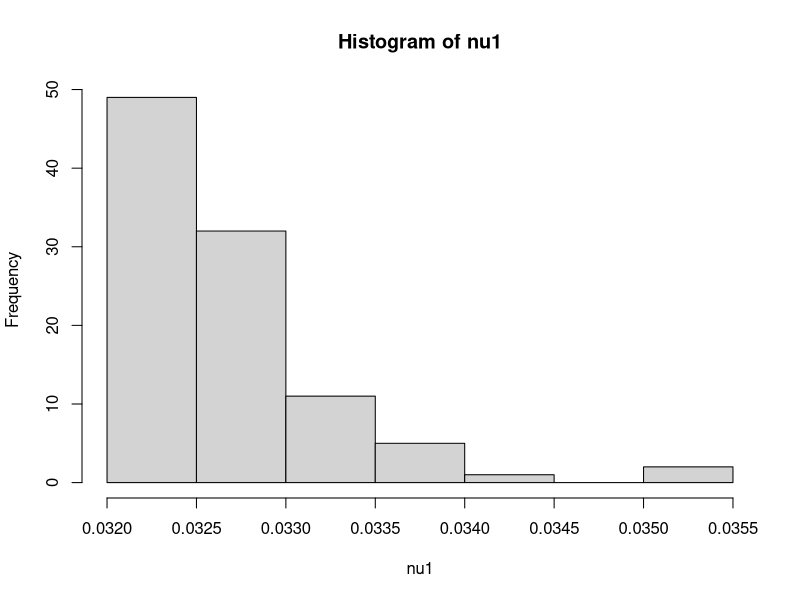
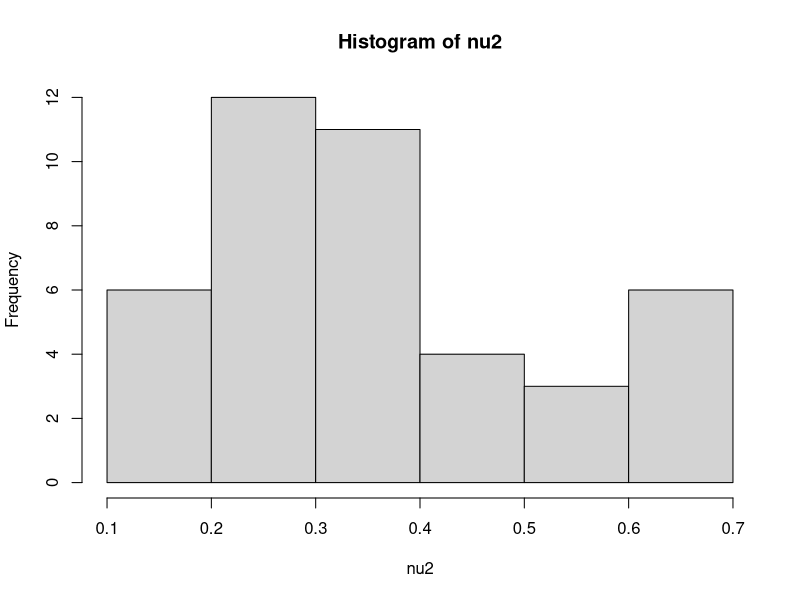
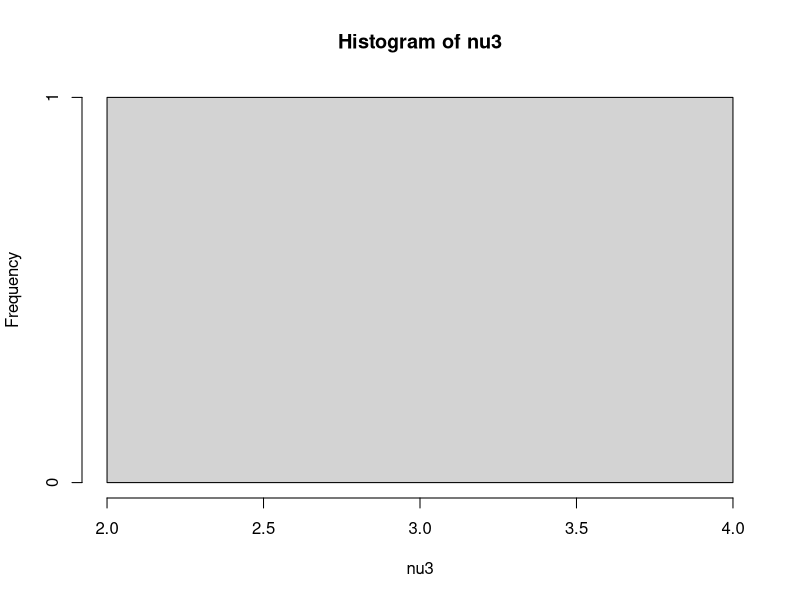

These charts were generated, in order, by the following R code:
#######################
###### PROBLEM 2 ######

# STATUS: Need to test each g(x), but main procedure is clear
# ************************************************************
# Need to review how h(x), f(x), and g(x) go together

# If estimating mu = Int(h(x) * f(x) dx), we use
# mu = Int(h(x) * (f(x)/g(x)) * g(x) dx), where
# g is a PDF such that g(x) > 0 whenever f(x) > 0

# In general
# f(x) <-
# h(x) <- indicator function

# Either sample conditionally in the given int. range 
# OR change all samples out of the given int. range to be 0


# So we sample from g(x) and place the resulting samples in
# the expression h(x)*f(x)/g(x)

# For nu <- 0.1

# g(x) <- N(1.5, 0.1^2)

IS2 <- function(n, nu)
{
    g.x = rnorm(n, 1.5, nu^2)
    for(i in 1:n)
    {
        if(g.x[i] > 2 | g.x[i] < 1)
        {
            g.x[i] = NA
        }
    }
    g.x = g.x[!is.na(g.x)]
    out = nu*exp(((g.x-1.5)^2)/(2*nu^2) - ((g.x^2)/2))
    out
}

nu1 = IS2(100, 0.1)
nu2 = IS2(100, 1)
nu3 = IS2(100, 10)


hist(nu1)
hist(nu2)
hist(nu3)


# Our goal should be ~ 0.136, but we're not seeing that yet...
